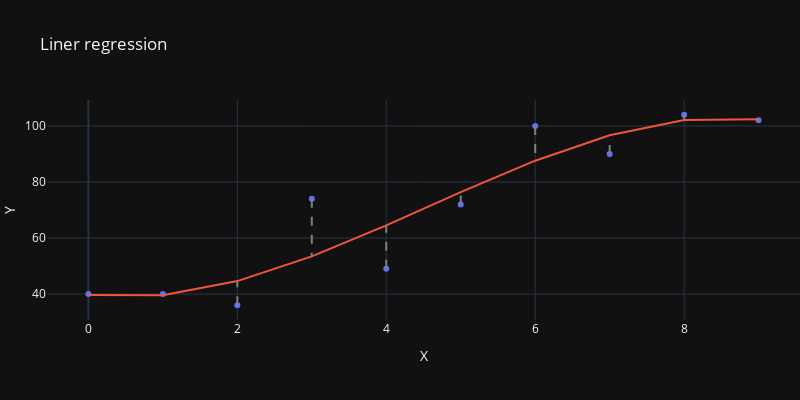

Notebook cell for this chart:
### Code cell
# third order polynomial
coeff = np.polyfit(x=x, y=y, deg=3)
y_pred = (coeff[0] * x**3) + (coeff[1] * x**2) + (coeff[2] * x**1) + coeff[3]
plot_linear_plot(x, y, y_pred).show()

### Figure 1 — Plotly figure (JSON) as saved in the notebook; plotly's stock layout.template omitted (floating-point values rounded to 4 significant figures)
{"data": [{"mode": "markers", "type": "scatter", "x": [0, 1, 2, 3, 4, 5, 6, 7, 8, 9], "y": [40, 40, 36, 74, 49, 72, 100, 90, 104, 102]}, {"mode": "lines", "type": "scatter", "x": [0, 1, 2, 3, 4, 5, 6, 7, 8, 9], "y": [39.7, 39.55, 44.62, 53.43, 64.52, 76.4, 87.6, 96.66, 102.1, 102.4]}, {"line": {"color": "gray", "dash": "dash"}, "mode": "lines", "type": "scatter", "x": [0, 0], "y": [40, 39.7]}, {"line": {"color": "gray", "dash": "dash"}, "mode": "lines", "type": "scatter", "x": [1, 1], "y": [40, 39.55]}, {"line": {"color": "gray", "dash": "dash"}, "mode": "lines", "type": "scatter", "x": [2, 2], "y": [36, 44.62]}, {"line": {"color": "gray", "dash": "dash"}, "mode": "lines", "type": "scatter", "x": [3, 3], "y": [74, 53.43]}, {"line": {"color": "gray", "dash": "dash"}, "mode": "lines", "type": "scatter", "x": [4, 4], "y": [49, 64.52]}, {"line": {"color": "gray", "dash": "dash"}, "mode": "lines", "type": "scatter", "x": [5, 5], "y": [72, 76.4]}, {"line": {"color": "gray", "dash": "dash"}, "mode": "lines", "type": "scatter", "x": [6, 6], "y": [100, 87.6]}, {"line": {"color": "gray", "dash": "dash"}, "mode": "lines", "type": "scatter", "x": [7, 7], "y": [90, 96.66]}, {"line": {"color": "gray", "dash": "dash"}, "mode": "lines", "type": "scatter", "x": [8, 8], "y": [104, 102.1]}, {"line": {"color": "gray", "dash": "dash"}, "mode": "lines", "type": "scatter", "x": [9, 9], "y": [102, 102.4]}], "layout": {"autosize": false, "height": 400, "margin": {"l": 0, "r": 0}, "showlegend": false, "title": {"text": "Liner regression"}, "width": 800, "xaxis": {"title": {"text": "X"}}, "yaxis": {"title": {"text": "Y"}}}}
